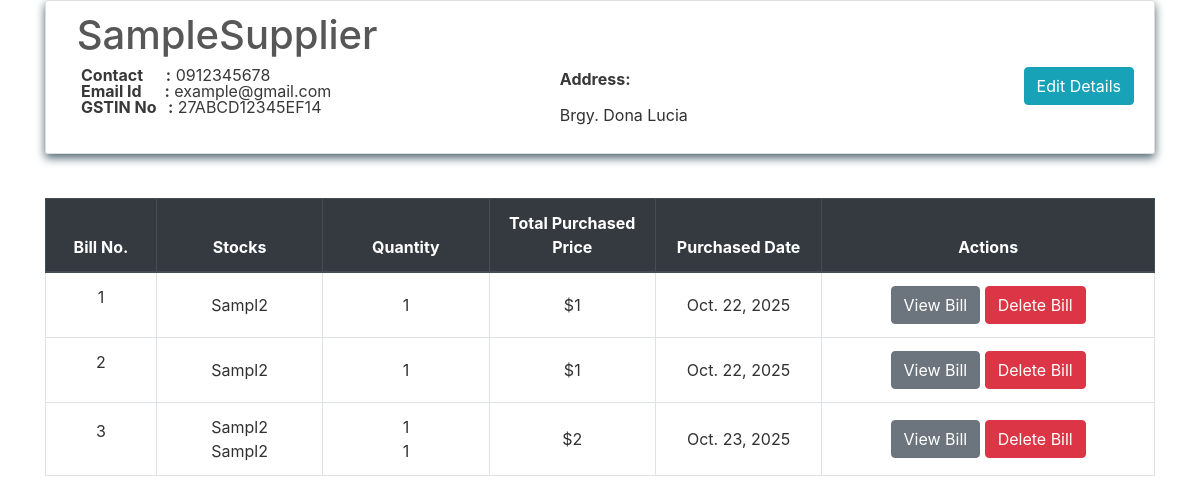
The app's page /transactions/suppliers/SampleSupplier with its own data.
### transactions/models.py (models this page shows, shortened)
class Supplier(models.Model):
    id = models.AutoField(primary_key=True)
    name = models.CharField(max_length=150)
    phone = models.CharField(max_length=12, unique=True)
    address = models.CharField(max_length=200)
    email = models.EmailField(max_length=254, unique=True)
    gstin = models.CharField(max_length=15, unique=True)
    is_deleted = models.BooleanField(default=False)

class PurchaseBill(models.Model):
    billno = models.AutoField(primary_key=True)
    time = models.DateTimeField(auto_now=True)
    supplier = models.ForeignKey(Supplier, on_delete = models.CASCADE, related_name='purchasesupplier')
    def get_items_list(self):
        return PurchaseItem.objects.filter(billno=self)
    def get_total_price(self):
        purchaseitems = PurchaseItem.objects.filter(billno=self)
        total = 0
        for item in purchaseitems:
            total += item.totalprice
        return total

class PurchaseItem(models.Model):
    billno = models.ForeignKey(PurchaseBill, on_delete = models.CASCADE, related_name='purchasebillno')
    stock = models.ForeignKey(Stock, on_delete = models.CASCADE, related_name='purchaseitem')
    quantity = models.IntegerField(default=1)
    perprice = models.IntegerField(default=1)
    totalprice = models.IntegerField(default=1)

### inventory/models.py (models this page shows, shortened)
class Stock(models.Model):
    id = models.AutoField(primary_key=True)
    name = models.CharField(max_length=30, unique=True)
    quantity = models.IntegerField(default=1)
    is_deleted = models.BooleanField(default=False)

### transactions/views.py (the view)
# urls.py: path('suppliers/<name>', views.SupplierView.as_view(), name='supplier'),
class SupplierView(View):
    def get(self, request, name):
        supplierobj = get_object_or_404(Supplier, name=name)
        bill_list = PurchaseBill.objects.filter(supplier=supplierobj)
        page = request.GET.get('page', 1)
        paginator = Paginator(bill_list, 10)
        try:
            bills = paginator.page(page)
        except PageNotAnInteger:
            bills = paginator.page(1)
        except EmptyPage:
            bills = paginator.page(paginator.num_pages)
        context = {
            'supplier'  : supplierobj,
            'bills'     : bills
        }
        return render(request, 'suppliers/supplier.html', context)

### transactions/templates/suppliers/supplier.html (shortened to what this page needs)
{% extends "base.html" %}
{% block content %}
    <div class="content-section">
        <div class="media">
            <div class="media-body">
                <h2 style="color:#575757;" class="account-heading">&nbsp;{{ supplier.name }}</h2>
                <a href="{% url 'edit-supplier' supplier.pk %}" class="btn btn-info" style="float: right;">Edit Details</a>
                <div class="row">
                    <div class="col-md-6">
                        <p class="fal">
                            <b>Contact &nbsp; &nbsp;&nbsp; :</b> {{ supplier.phone }} <br>
                            <b>Email Id &nbsp;&nbsp;&nbsp;&nbsp; :</b> {{ supplier.email }} <br>
                            <b>GSTIN No &nbsp; :</b> {{ supplier.gstin }} <br>
                        </p>
                    </div>
                    <div class="col-md-6">
                        <p class="fal">
                            <b>Address:</b> <br> {{ supplier.address|linebreaks }}
                        </p>
                    </div>
                </div>
            </div>
        </div>
    </div>
    <table class="table table-css table-hover table-bordered">
        <br>
        <thead class="thead-dark align-middle">
            <tr>
                <th width="10%">Bill No.</th>
                <th width="15%">Stocks</th>
                <th width="15%">Quantity</th>
                <th width="15%">Total Purchased Price</th>
                <th width="15%">Purchased Date</th>
                <th width="30%">Actions</th>
            </tr>
        </thead>
        <tbody>
            {% for purchase in bills %}
            <tr>
                <td class="align-middle"> <p>{{ purchase.billno }}</p> </td>
                <td class="align-middle">{% for item in purchase.get_items_list %} {{ item.stock.name }} <br> {% endfor %}</td>
                <td class="align-middle">{% for item in purchase.get_items_list %} {{ item.quantity }} <br> {% endfor %}</td>
                <td class="align-middle">${{ purchase.get_total_price }}</td>
                <td class="align-middle">{{ purchase.time.date }}</td>
                <td class="align-middle"> <a href="{% url 'purchase-bill' purchase.billno %}" class="btn btn-secondary">View Bill</a> <a href="{% url 'delete-purchase' purchase.pk %}" class="btn btn-danger">Delete Bill</a> </td>
            </tr>
            {% endfor %}
        </tbody>
    </table>
</div>
{% endblock content %}

### homepage/static/css/main.css (style rules this page uses)
body, html { height: 100%; }
.fal { color: #383838; }
p { color: rgb(49, 49, 49); }
a { color: #55b159; }
.table-css { color: #313131; }
h1, h2, h3, h4, h5, h6 { color: #ffffff; }
.content-section { background: transparent; box-shadow: 0 4px 10px #4e6570; color: rgb(36, 36, 36); padding: 10px 20px; border: 1px solid #dddddd; border-radius: 3px; margin-bottom: 20px; }
.account-heading { font-size: 2.5rem; }
.align-middle { text-align: center; }

### records on screen
Supplier: name "SampleSupplier", phone "0912345678", email "example@gmail.com", gstin "27ABCD12345EF14", address "Brgy. Dona Lucia"
PurchaseBill: billno "1", get_total_price "1", time "Oct. 22, 2025"
PurchaseItem: stock.name "Sampl2", quantity "1"
PurchaseBill: billno "2", get_total_price "1", time "Oct. 22, 2025"
PurchaseItem: stock.name "Sampl2", quantity "1"
PurchaseBill: billno "3", get_total_price "2", time "Oct. 23, 2025"
PurchaseItem: stock.name "Sampl2", quantity "1"
PurchaseItem: stock.name "Sampl2", quantity "1"
